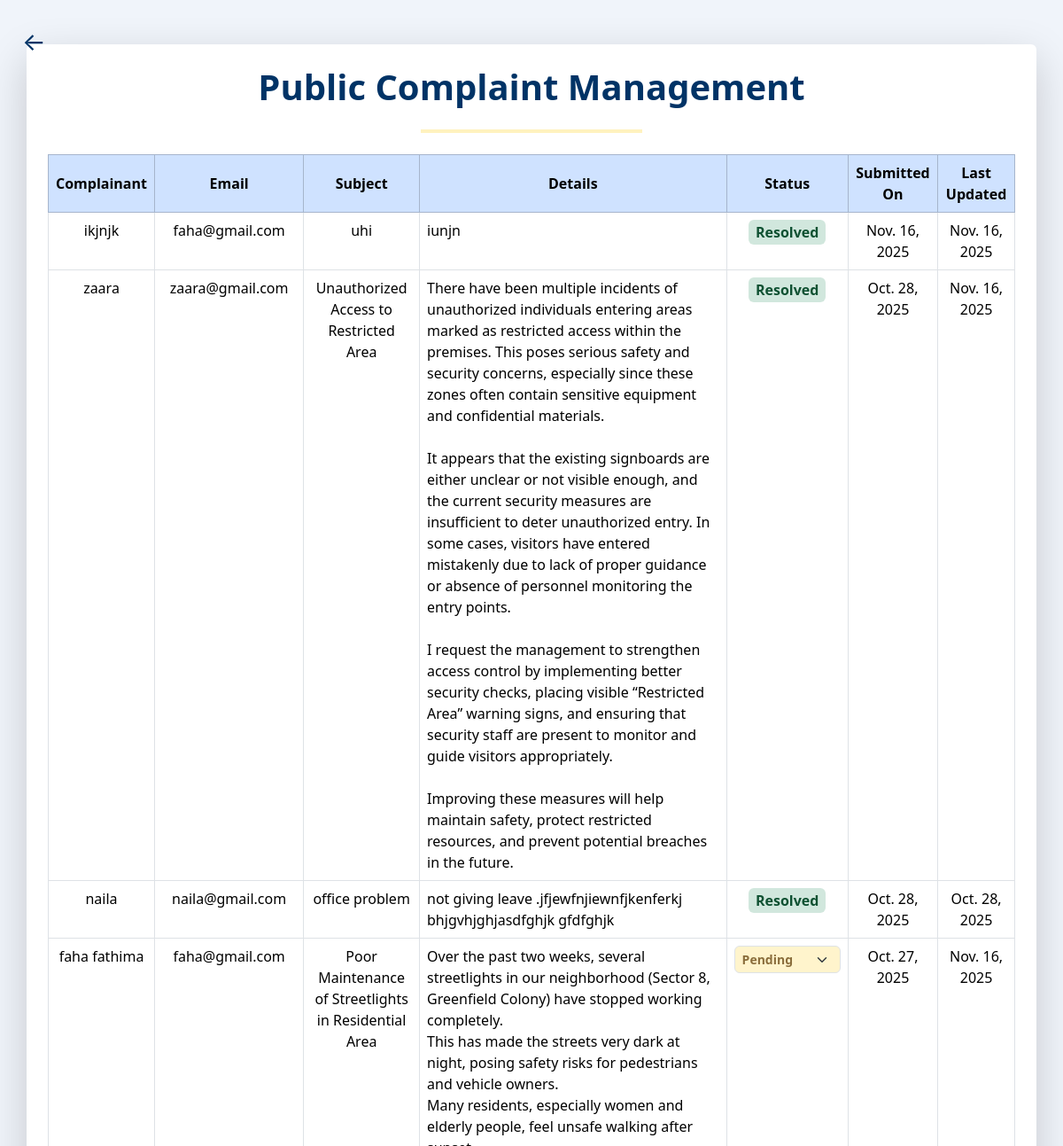
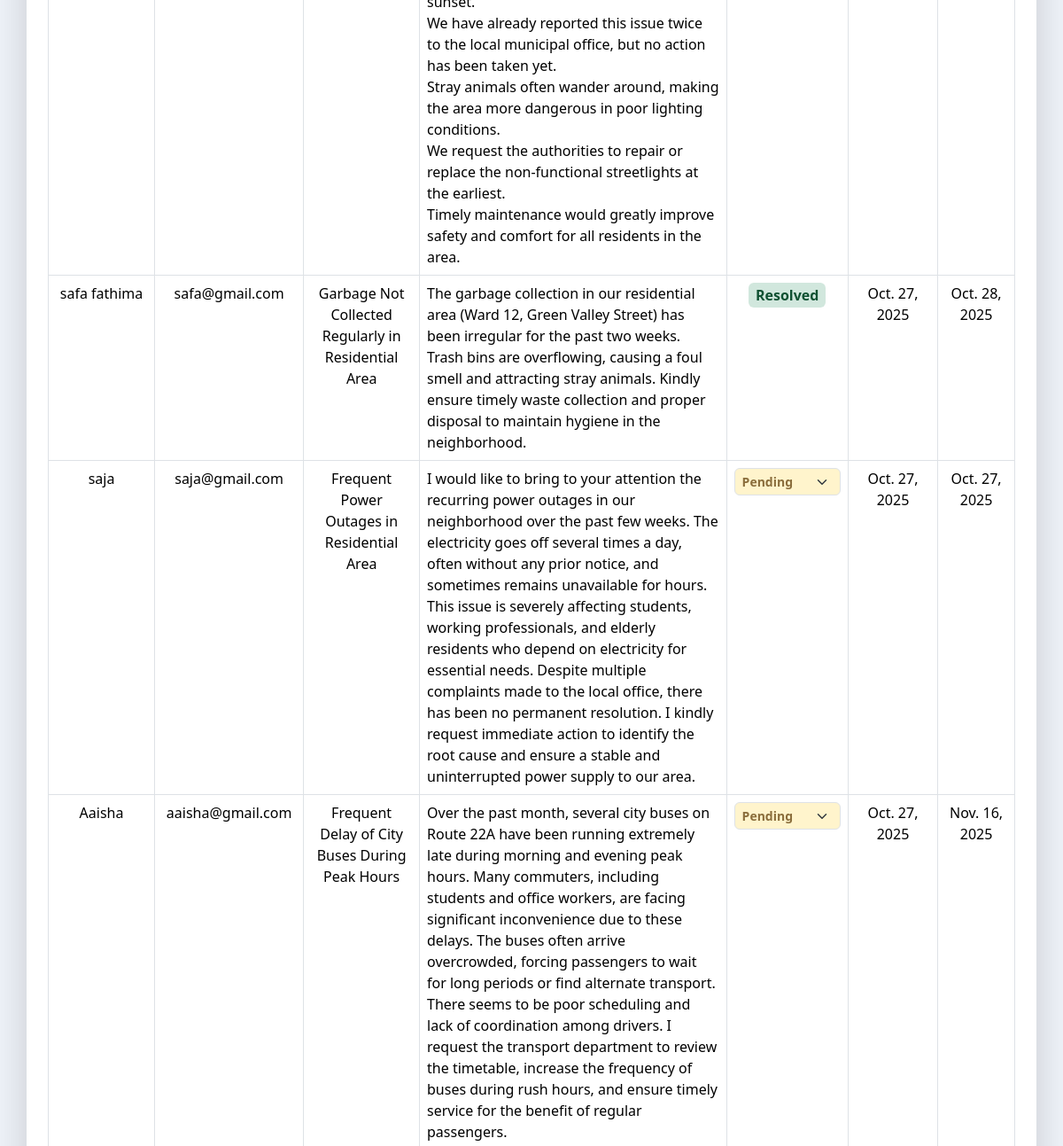
/all_complaints/ (signed in, upper part), run on an earlier commit of the app's database (2 pictures, top to bottom).
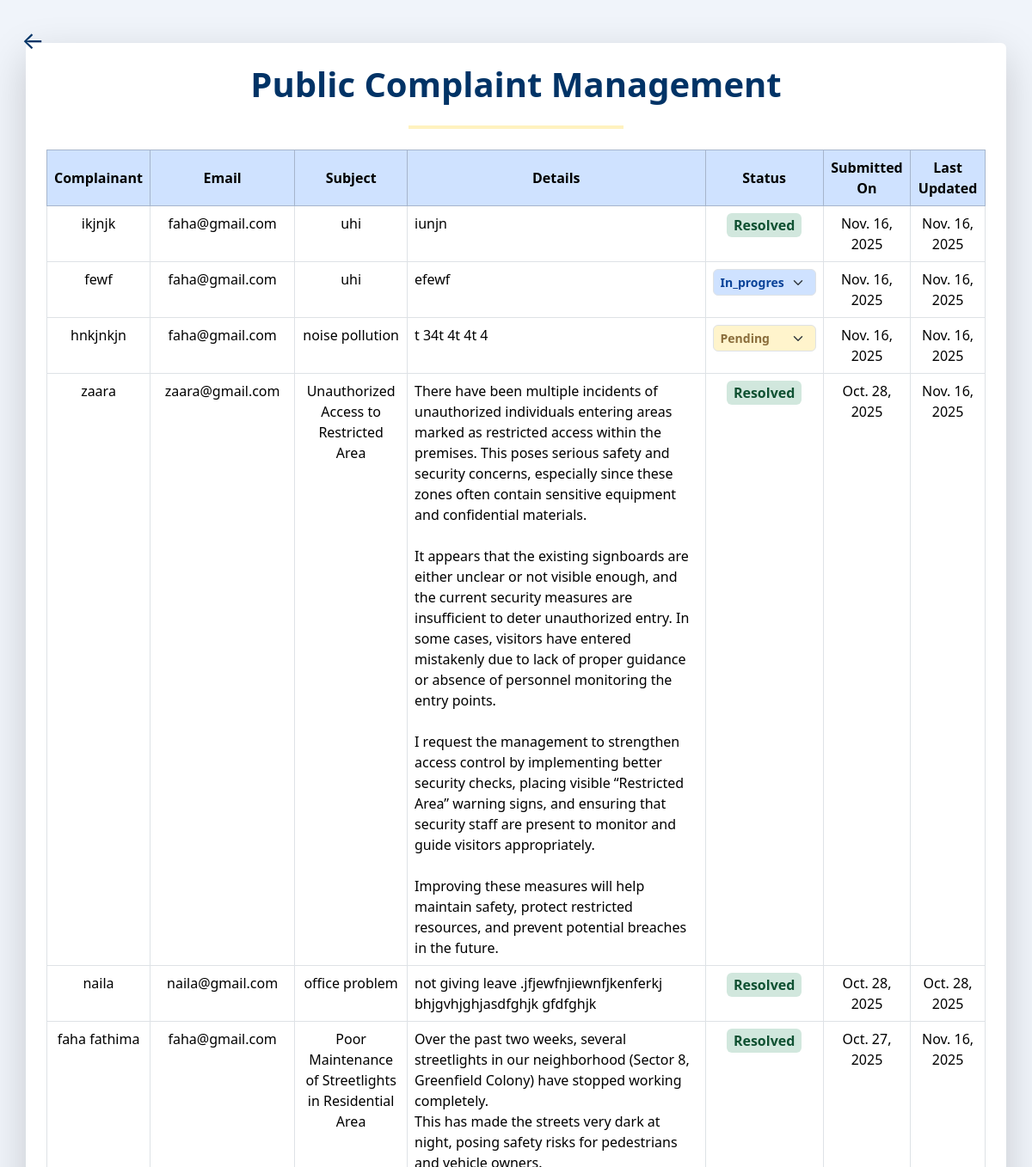
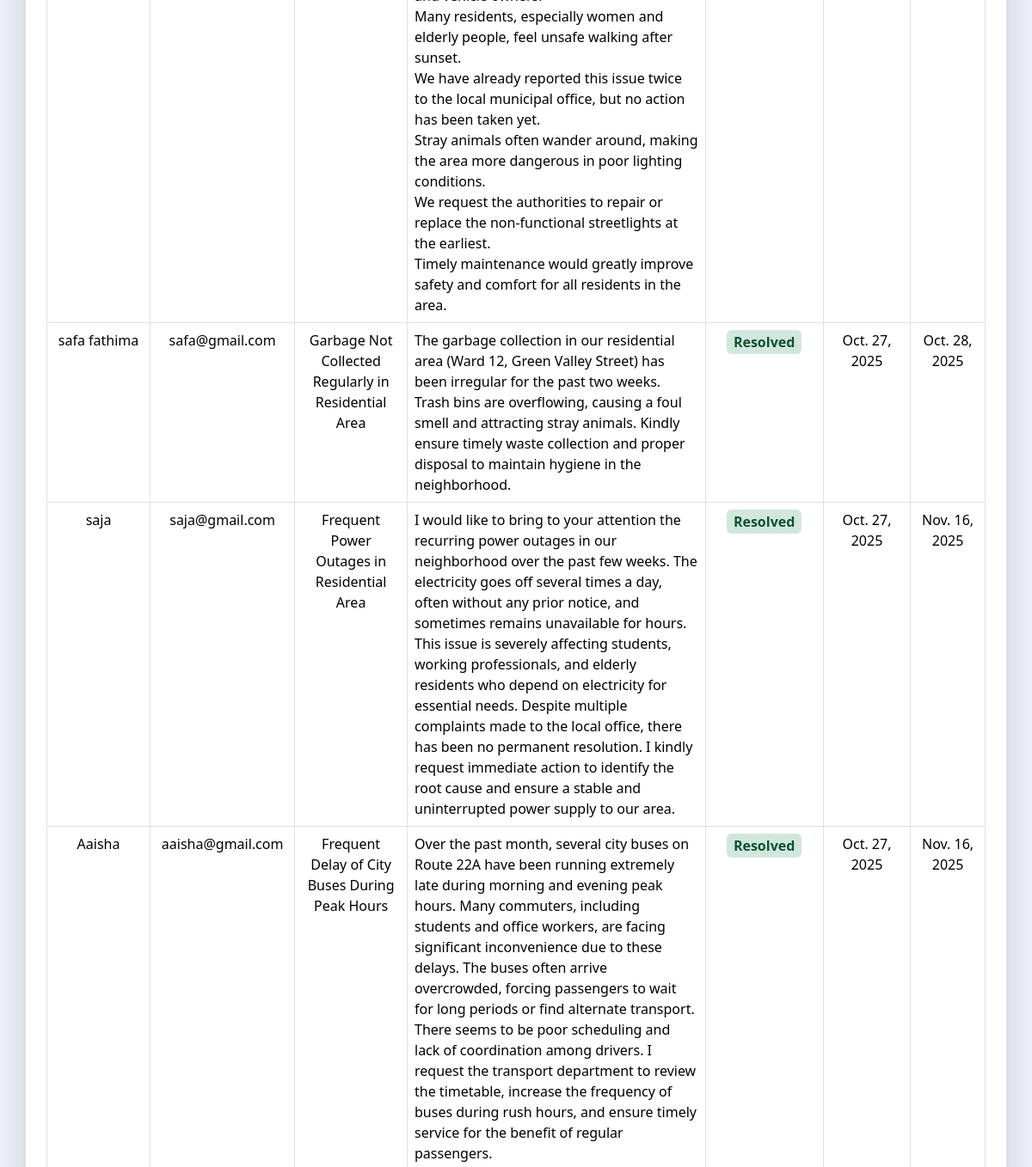
And on a later commit of the database (2 pictures, top to bottom).
### complaint_manager_app/models.py (models this page shows, shortened)
class Complaint(models.Model):
    STATUS_CHOICES = [
        ('pending','Pending'),
        ('in_progress','In progress'),
        ('resolved','Resolved'),
    ]
    user = models.ForeignKey(User, on_delete=models.CASCADE, null=True, blank=True)
    name = models.CharField(max_length=100)
    email = models.EmailField(max_length=100)
    subject = models.CharField(max_length=100)
    description = models.TextField()
    created_at = models.DateField(auto_now_add=True)
    updated_at = models.DateField(auto_now=True)
    status= models.CharField(max_length=20, choices=STATUS_CHOICES, default='pending')

### complaint_manager_app/views.py (the view)
# urls.py: path('all_complaints/', views.all_complaints,name="all_complaints"),
@login_required
def all_complaints(request):
    mycomplaints = Complaint.objects.all().order_by('-created_at')
    return render(request, 'all_complaints.html', {'mycomplaints': mycomplaints})

### complaint_manager_app/templates/all_complaints.html (shortened to what this page needs)
{% extends "master.html" %}
{% load static %}
{% block content %}
<a href="{% url 'admin_dashboard' %}" class="back-arrow">←</a>
<div class="page-wrapper d-flex align-items-center justify-content-center min-vh-100">
  <div class="content-box text-center p-4 rounded shadow-lg bg-white">
    <h1 class="fw-bold mb-4" style="color:#003366;">Public Complaint Management</h1>
    <hr class="mx-auto" style="width:250px; border:2px solid #ffcc00;">
    <div class="table-container mt-4">
      <table id="complaintstable" class="table table-bordered align-middle">
        <thead class="table-primary">
          <tr>
            <th>Complainant</th>
            <th>Email</th>
            <th>Subject</th>
            <th>Details</th>
            <th>Status</th>
            <th>Submitted On</th>
            <th>Last Updated</th>
          </tr>
        </thead>
        <tbody>
          {% for x in mycomplaints %}
          <tr data-id="{{ x.id }}">
            <td>{{ x.name }}</td>
            <td>{{ x.email }}</td>
            <td>{{ x.subject }}</td>
            <td class="desc-cell">{{ x.description }}</td>
            <td class="status-cell">
              {% if x.status|lower == "resolved" %}
                <span class="status-resolved">Resolved</span>
              {% else %}
                <select class="status-dropdown form-select form-select-sm" data-id="{{ x.id }}">
                  <option value="{{ x.status }}" selected hidden>{{ x.status|capfirst }}</option>
                </select>
              {% endif %}
            </td>
            <td>{{ x.created_at }}</td>
            <td>{{ x.updated_at }}</td>
          </tr>
          {% empty %}
          <tr>
            <td colspan="8" class="text-center">No complaints submitted</td>
          </tr>
          {% endfor %}
        </tbody>
      </table>
    </div>
  </div>
</div>
{% endblock %}

What changed in the data, as far as the page shows it:
added Complaint: name "fewf", email "faha@gmail.com", subject "uhi", description "efewf", status+id "In_progress", created_at "Nov. 16, 2025", updated_at "Nov. 16, 2025"
added Complaint: name "hnkjnkjn", email "faha@gmail.com", subject "noise pollution", description "t 34t 4t 4t 4", status+id "Pending", created_at "Nov. 16, 2025", updated_at "Nov. 16, 2025"
changed Complaint "faha fathima": status+id "Pending" → (not shown); now shows "Resolved"
changed Complaint "saja": updated_at "Oct. 27, 2025" → "Nov. 16, 2025"; status+id "Pending" → (not shown); now shows "Resolved"
changed Complaint "Aaisha": status+id "Pending" → (not shown); now shows "Resolved"
